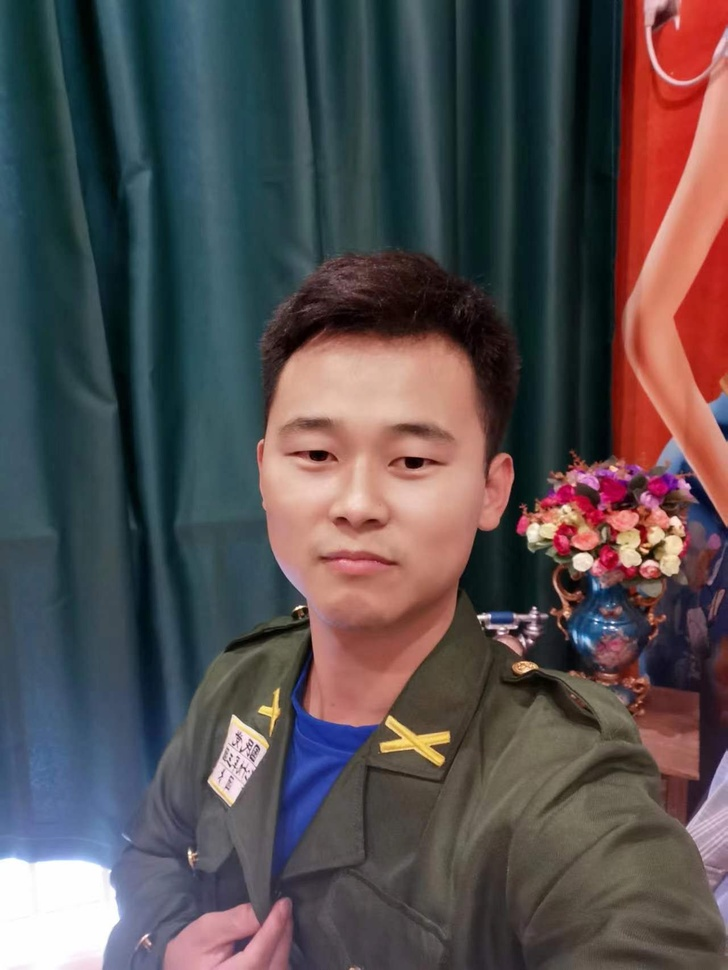
#> input picture cv_classification/examples/rgb2b/one.jpg, 728 x 970 px, shrunk from 1280 x 1706 before the run
$ python rgb2l.py
#> lines starting #> are read from the running program, lines starting #| are printed output that depends on the picture; after the words box and inside, x2 and y2 are one past the last pixel; in counts of white or black regions, pixels touching at a corner belong together
# from PIL import Image

# # 打开原始彩色图像文件
# image = Image.open('test.jpg')

# # 将彩色图像转换为灰度图像
# grayscale_image = image.convert('L')

# # 保存灰度图像到新的文件
# grayscale_image.save('output_grayscale_image.jpg')

# # 显示灰度图像
# grayscale_image.show()


import cv2

# 读取彩色图像
image = cv2.imread('one.jpg')
#> image is the input picture: shape (970, 728, 3); mean B, G, R 80, 78.2, 85.8

# 将彩色图像转换为灰度图像
gray_image = cv2.cvtColor(image, cv2.COLOR_BGR2GRAY)
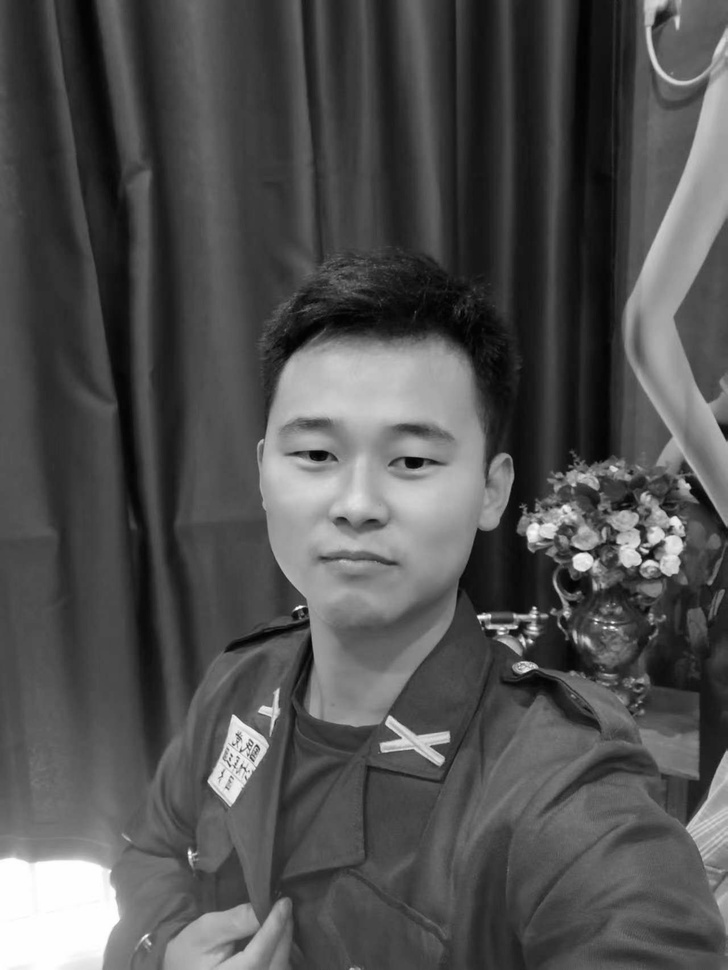
#> gray_image: shape (970, 728); min 0, max 255, mean 80.7

# 将灰度图像转换为二值图像
_, binary_image = cv2.threshold(gray_image, 127, 255, cv2.THRESH_BINARY)
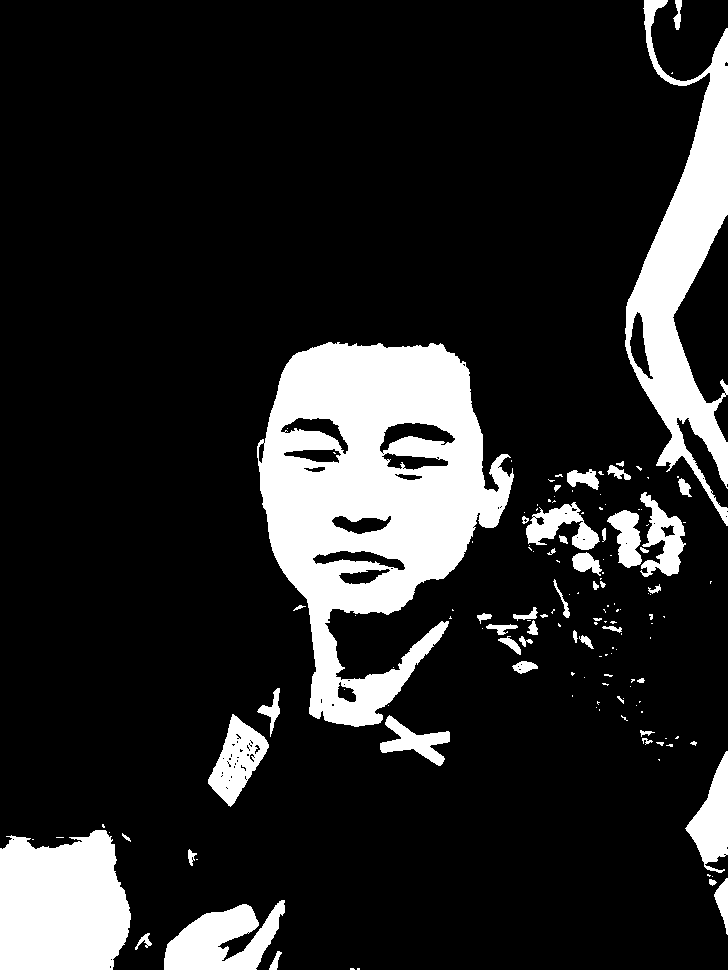
#> binary_image: shape (970, 728); 15.6% white; 147 white regions (95 under 20 px), largest, box (x1, y1, x2, y2) and area: (257, 342, 514, 727) 53065, (625, 0, 728, 526) 20139, (0, 830, 131, 970) 15711

# 保存二值图像
cv2.imwrite('binary_image.jpg', binary_image)
